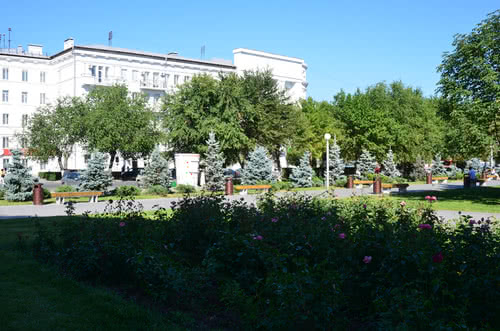
#> input picture jpeg/lowres/8_01.jpg, 500 x 331 px; its folder holds 4 pictures in this run
$ python panorama.py   (older library calls are emulated)
#> lines starting #> are read from the running program, lines starting #| are printed output that depends on the picture
import numpy as np
from numpy.linalg import norm, inv, svd
from random import sample
from skimage.feature import ORB, match_descriptors
from skimage.color import rgb2gray
from skimage.transform import warp, ProjectiveTransform
from skimage.filters import gaussian
import matplotlib.pyplot as plt

DEFAULT_TRANSFORM = ProjectiveTransform


# [5 lines left out: function show_image, not called in this run]


def find_orb(img, n_keypoints=256):
    """Find keypoints and their descriptors in image.

    img ((W, H, 3)  np.ndarray) : 3-channel image
    n_keypoints (int) : number of keypoints to find

    Returns:
        (N, 2)  np.ndarray : keypoints
        (N, 256)  np.ndarray, type=np.bool  : descriptors
    """

    descriptor_extractor = ORB(n_keypoints=n_keypoints)
    descriptor_extractor.detect_and_extract(rgb2gray(img))

    return descriptor_extractor.keypoints, descriptor_extractor.descriptors


def center_and_normalize_points(points):
    """Center the image points, such that the new coordinate system has its
    origin at the centroid of the image points.

    Normalize the image points, such that the mean distance from the points
    to the origin of the coordinate system is sqrt(2).

    points ((N, 2) np.ndarray) : the coordinates of the image points

    Returns:
        (3, 3) np.ndarray : the transformation matrix to obtain the new points
        (N, 2) np.ndarray : the transformed image points
    """

    pointsh = np.row_stack([points.T, np.ones((points.shape[0]), )])
    point_center = np.mean(points, axis=0)
    distance_mean = np.mean(norm(points - point_center, axis=1))
    normalization_coefficient = 2 ** 0.5 / distance_mean
    matrix = np.array([[normalization_coefficient, 0, -normalization_coefficient * point_center[0]],
                       [0, normalization_coefficient, -normalization_coefficient * point_center[1]],
                       [0, 0, 1]])

    transform_pointsh = np.dot(matrix, pointsh).transpose()
    transform_points = transform_pointsh[:, :2] / transform_pointsh[:, 2, np.newaxis]

    return matrix, transform_points


def find_homography(src_keypoints, dest_keypoints):
    """Estimate homography matrix from two sets of N (4+) corresponding points.

    src_keypoints ((N, 2) np.ndarray) : source coordinates
    dest_keypoints ((N, 2) np.ndarray) : destination coordinates

    Returns:
        ((3, 3) np.ndarray) : homography matrix
    """

    src_matrix, src = center_and_normalize_points(src_keypoints)
    dest_matrix, dest = center_and_normalize_points(dest_keypoints)

    A = np.empty((2 * src.shape[0], 9))
    A[::2, :2] = -src
    A[::2, 2] = -1
    A[::2, 3:6] = 0
    A[::2, 6:8] = src * dest[:, 0, np.newaxis]
    A[::2, 8] = dest[:, 0]
    A[1::2, :3] = 0
    A[1::2, 3:5] = -src
    A[1::2, 5] = -1
    A[1::2, 6:8] = src * dest[:, 1, np.newaxis]
    A[1::2, 8] = dest[:, 1]

    _, _, V = svd(A)
    H = V[-1].reshape(3, 3)
    homography_matrix = inv(dest_matrix).dot(H).dot(src_matrix)

    return homography_matrix


def ransac_transform(src_keypoints, src_descriptors, dest_keypoints, dest_descriptors,
                     max_trials=512, residual_threshold=3, return_matches=False):
    """Match keypoints of 2 images and find ProjectiveTransform using RANSAC algorithm.

    src_keypoints ((N, 2) np.ndarray) : source coordinates
    src_descriptors ((N, 256) np.ndarray) : source descriptors
    dest_keypoints ((N, 2) np.ndarray) : destination coordinates
    dest_descriptors ((N, 256) np.ndarray) : destination descriptors
    max_trials (int) : maximum number of iterations for random sample selection.
    residual_threshold (float) : maximum distance for a data point to be classified as an inlier.
    return_matches (bool) : if True function returns matches

    Returns:
        skimage.transform.ProjectiveTransform : transform of source image to destination image
        (Optional)(N, 2) np.ndarray : inliers' indexes of source and destination images
    """

    matches = match_descriptors(src_descriptors, dest_descriptors)
    homography_matrix, num_points = None, 4
    best_inliers, best_inlier_num, best_residual_sum = None, 0, np.inf

    for _ in range(max_trials):
        random_points_index = sample(range(matches.shape[0]), num_points)
        src_random_points = src_keypoints[matches[random_points_index, 0]]
        dest_random_points = dest_keypoints[matches[random_points_index, 1]]

        homography_matrix = find_homography(src_random_points, dest_random_points)

        residual = norm(dest_keypoints[matches[:, 1]] -
                        ProjectiveTransform(homography_matrix)(src_keypoints[matches[:, 0]]), axis=1)
        inliers = matches[residual < residual_threshold]
        inliers_num = inliers.shape[0]
        residual_sum = np.mean(residual)

        if inliers_num > best_inlier_num or \
                inliers_num == best_inlier_num and residual_sum < best_residual_sum:
            best_inliers = inliers
            best_inlier_num = inliers_num
            best_residual_sum = residual_sum

    src_inliers = src_keypoints[best_inliers[:, 0]]
    dst_inliers = dest_keypoints[best_inliers[:, 1]]
    homography_matrix = find_homography(src_inliers, dst_inliers)

    if return_matches:
        return ProjectiveTransform(homography_matrix), best_inliers
    else:
        return ProjectiveTransform(homography_matrix)


def find_simple_center_warps(forward_transforms):
    """Find transformations that transform each image to plane of the central image.

    forward_transforms (Tuple[N]) : - pairwise transformations

    Returns:
        Tuple[N + 1] : transformations to the plane of central image
    """

    image_count = len(forward_transforms) + 1
    center_index = (image_count - 1) // 2

    result = [None] * image_count
    result[center_index] = DEFAULT_TRANSFORM()
    for i in range(center_index - 1, -1, -1):
        result[i] = forward_transforms[i] + result[i + 1]
    for i in range(center_index + 1, image_count):
        forward_transforms[i - 1].params = inv(forward_transforms[i - 1].params)
        result[i] = forward_transforms[i - 1] + result[i - 1]

    return tuple(result)


def get_corners(image_collection, center_warps):
    """Get corners' coordinates after transformation."""

    for img, transform in zip(image_collection, center_warps):
        height, width, _ = img.shape
        corners = np.array([[0, 0],
                            [height, 0],
                            [height, width],
                            [0, width]])

        yield transform(corners)[:, ::-1]


def get_min_max_coords(corners):
    """Get minimum and maximum coordinates of corners."""
    corners = np.concatenate(corners)
    return corners.min(axis=0), corners.max(axis=0)


def get_final_center_warps(image_collection, simple_center_warps):
    """Find final transformations.

    image_collection (Tuple[N]) : list of all images
    simple_center_warps (Tuple[N])  : transformations unadjusted for shift

    Returns:
        Tuple[N] : final transformations
    """

    corners = tuple(get_corners(image_collection, simple_center_warps))
    min_coords, max_coords = get_min_max_coords(corners)
    output_shape = (max_coords[1] - min_coords[1], max_coords[0] - min_coords[0])
    shift_matrix = np.array([[1, 0, -1 * min_coords[1]],
                             [0, 1, -1 * min_coords[0]],
                             [0, 0, 1]])

    for transform in simple_center_warps:
        transform.params = shift_matrix.dot(transform.params)

    return simple_center_warps, output_shape


# [100 lines left out: functions rotate_transform_matrix, warp_image, merge_pano, get_gaussian_pyramid, get_laplacian_pyramid, merge_laplacian_pyramid, not called in this run]


def increase_contrast(image_collection):
    """Increase contrast of the images in collection"""

    result = []
    for img in image_collection:
        img = img.copy()
        for i in range(img.shape[-1]):
            img[:, :, i] -= img[:, :, i].min()
            img[:, :, i] /= img[:, :, i].max()
        result.append(img)

    return result


# [9 lines left out: function get_3D_merge_mask, not called in this run]


def gaussian_merge_pano(image_collection, final_center_warps, output_shape,
                        n_layers=4, image_sigma=3, merge_sigma=10):
    """ Merge the whole panorama using Laplacian pyramid

    image_collection (Tuple[N]) : list of all images
    final_center_warps (Tuple[N])  : transformations
    output_shape (float, float) : shape of the final pano
    n_layers (int) : number of layers in Laplacian pyramid
    image_sigma (int) :  sigma for Gaussian filter for images
    merge_sigma (int) : sigma for Gaussian filter for masks

    Returns:
        (output_shape) np.ndarray: final pano
    """

    contrast_image_collection = increase_contrast(image_collection)
    final_pano, result_mask = warp_image(contrast_image_collection[0], final_center_warps[0], output_shape)
    for image, transform in zip(contrast_image_collection[1:], final_center_warps[1:]):
        w_image, w_mask = warp_image(image, transform, output_shape)
        merge_mask = get_3D_merge_mask(result_mask, w_mask)

        pyr_gss_merge_mask = get_gaussian_pyramid(merge_mask, n_layers, merge_sigma)
        pyr_lap_pano = get_laplacian_pyramid(final_pano, n_layers, image_sigma)
        pyr_lap_w_image = get_laplacian_pyramid(w_image, n_layers, image_sigma)

        result_laplacian_pyramid = [img1 * (1 - mask) + img2 * mask for img1, img2, mask
                                    in zip(pyr_lap_pano, pyr_lap_w_image, pyr_gss_merge_mask)]
        final_pano = np.clip(merge_laplacian_pyramid(result_laplacian_pyramid), a_min=0, a_max=1)
        result_mask = result_mask | w_mask

    return (final_pano * 255).astype(np.uint8)


if __name__ == '__main__':
    from skimage import io

    pano_image_collection = io.ImageCollection('jpeg/lowres/8_*.jpg',
                                               load_func=lambda f: io.imread(f).astype(np.float64) / 255)
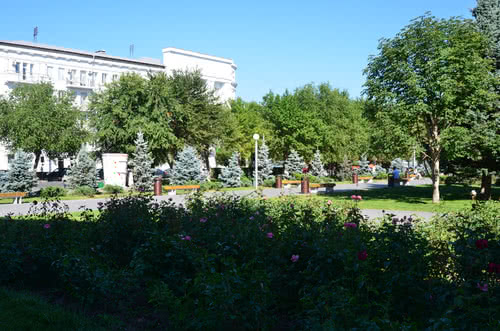
#> input picture jpeg/lowres/8_02.jpg, 500 x 331 px
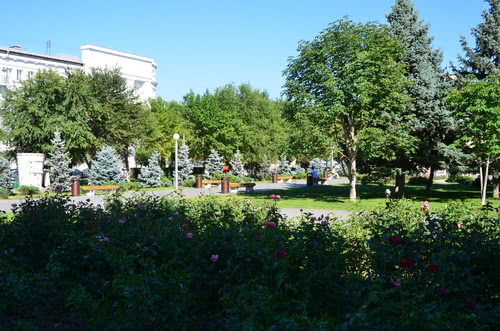
#> input picture jpeg/lowres/8_03.jpg, 500 x 331 px
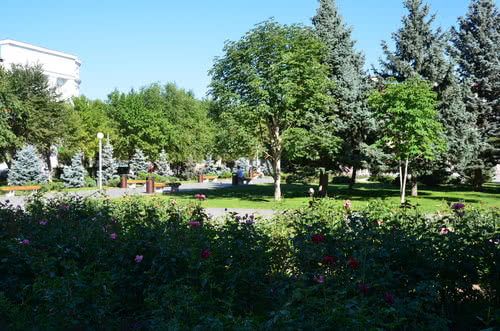
#> input picture jpeg/lowres/8_04.jpg, 500 x 331 px
#> pano_image_collection = 4 items
    keypoints, descriptors = zip(*(find_orb(img) for img in pano_image_collection))
#> in find_orb, img is the input picture: shape (331, 500, 3); mean R, G, B 88.9, 113, 107.4
#> in find_orb, img is the input picture: shape (331, 500, 3); mean R, G, B 84.3, 108.6, 97.6
#> in find_orb, img is the input picture: shape (331, 500, 3); mean R, G, B 82.1, 107.1, 93.6
#> in find_orb, img is the input picture: shape (331, 500, 3); mean R, G, B 83.4, 107.2, 91.4
#> keypoints = 4 point arrays, longest 256 points
    forward_transforms = tuple(ransac_transform(src_kp, src_desc, dest_kp, dest_desc)
                               for src_kp, src_desc, dest_kp, dest_desc
                               in zip(keypoints[:-1], descriptors[:-1], keypoints[1:], descriptors[1:]))
#> in ransac_transform, `matches = match_descriptors(src_descriptors, dest_descriptors)`: matches = 155 pairs, first value 0 to 254, second value 0 to 255
#> in ransac_transform, `matches = match_descriptors(src_descriptors, dest_descriptors)`:
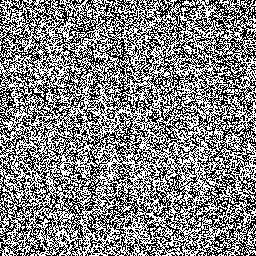
#> src_descriptors: shape (256, 256) bool; 51.5% white; black in thin lines or dots
#> the loop in ransac_transform, `for _ in range(max_trials):` made 512 passes
#> (src_random_points, dest_random_points, src_matrix in find_homography, dest_matrix in find_homography) on pass 4: ([[180, 330], [155, 371], [146, 213], [209, 164]], [[180, 258], [155, 299], [146, 141], [210, 91]], [[0.0167, 0, -2.89], [0, 0.0167, -4.51], [0, 0, 1]], [[0.0167, 0, -2.88], [0, 0.0167, -3.29], [0, 0, 1]])
#> (src_random_points, dest_random_points, src_matrix in find_homography, dest_matrix in find_homography, residual_sum) on pass 1: ([[166, 285], [154.8, 198], [169, 174], [182.9, 462.2]], [[166, 214], [154.8, 126], [169, 102], [181.4, 385.9]], [[0.015, 0, -2.52], [0, 0.015, -4.19], [0, 0, 1]], [[0.0151, 0, -2.54], [0, 0.0151, -3.13], [0, 0, 1]], 158.9)
#> call 2 of ransac_transform, with src_keypoints = array of shape (256, 2), dest_keypoints = array of shape (256, 2), max_trials = 512, residual_threshold = 3, return_matches = False
#> in ransac_transform (call 2), `matches = match_descriptors(src_descriptors, dest_descriptors)`:
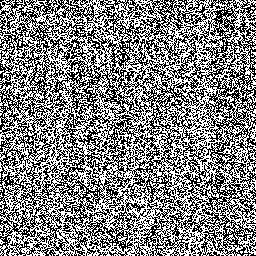
#> src_descriptors: shape (256, 256) bool; 51.3% white; black in thin lines or dots
#> call 3 of ransac_transform, with src_keypoints = array of shape (256, 2), dest_keypoints = array of shape (256, 2), max_trials = 512, residual_threshold = 3, return_matches = False
#> in ransac_transform (call 3), `matches = match_descriptors(src_descriptors, dest_descriptors)`:
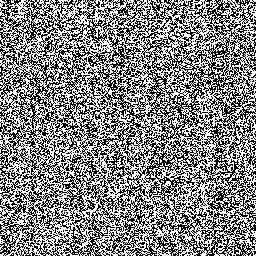
#> src_descriptors: shape (256, 256) bool; 52.1% white; black in thin lines or dots

    simple_center_warps = find_simple_center_warps(forward_transforms)
    final_center_warps, output_shape = get_final_center_warps(pano_image_collection, simple_center_warps)
#> the loop in get_final_center_warps, `for transform in simple_center_warps:` made 4 passes
    # result = merge_pano(pano_image_collection, final_center_warps, output_shape)
    # show_image(result)
    result = gaussian_merge_pano(pano_image_collection, final_center_warps, output_shape)
#> the loop in increase_contrast, `for img in image_collection:` made 1 pass
#> (the run stopped early here; a loop or call above may not have finished)
